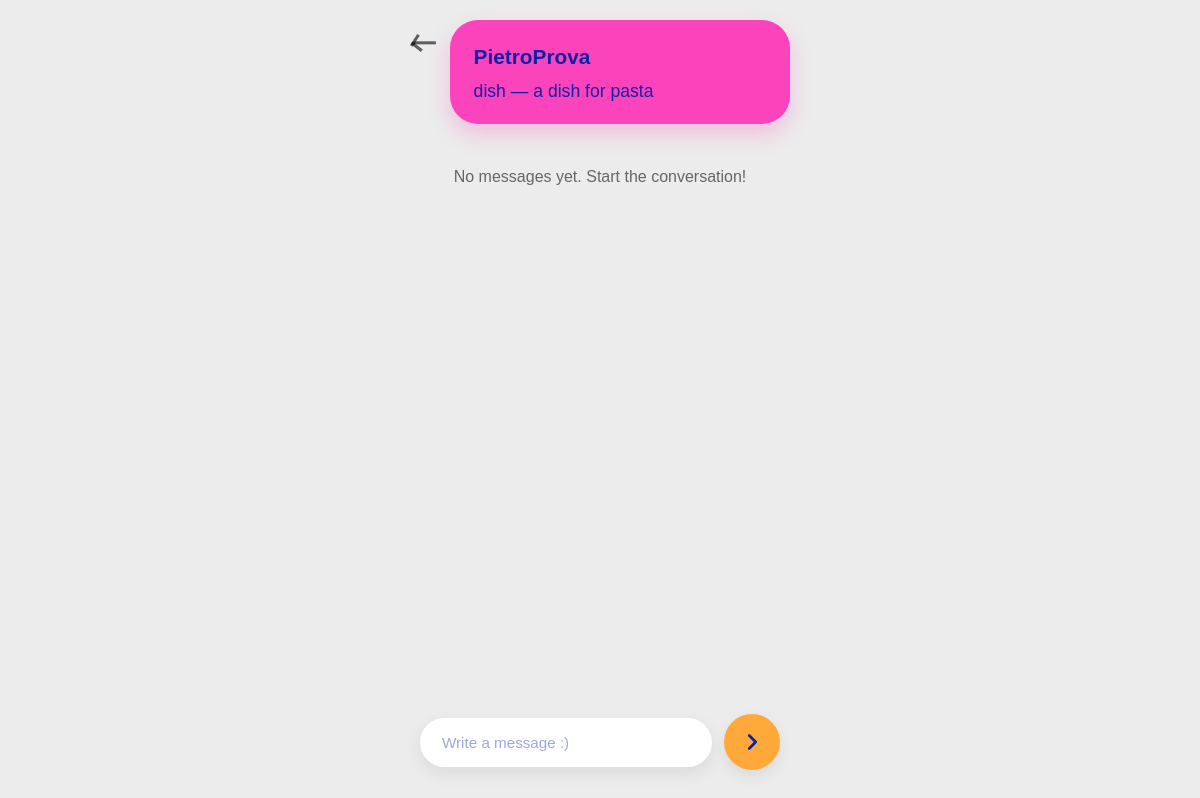
Before: /chat/33 (signed in) with the older database file.
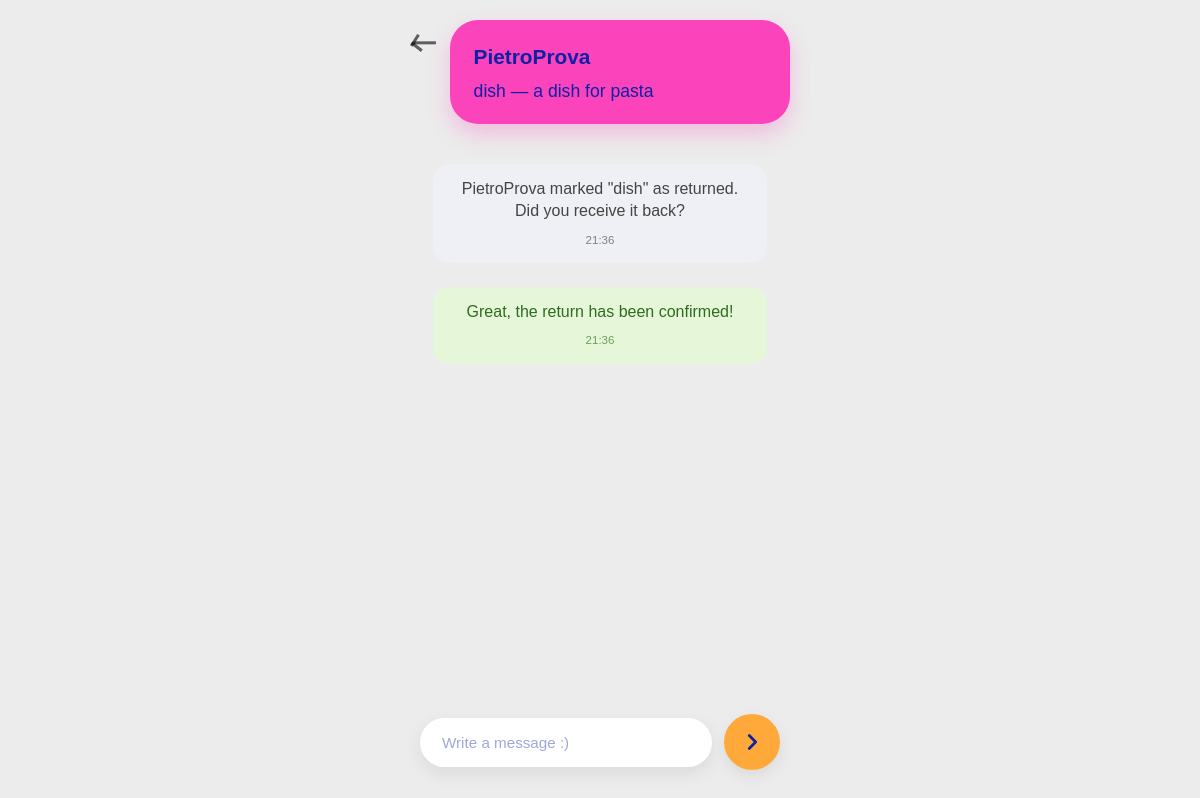
After: the same page with the newer database file.
### tables this page shows
CREATE TABLE users (
                id INTEGER PRIMARY KEY AUTOINCREMENT,
                username TEXT UNIQUE NOT NULL,
                email TEXT UNIQUE,
                password TEXT NOT NULL,
                location TEXT,
                categories TEXT
            , photo TEXT, latitude REAL, longitude REAL, onboarding_seen INTEGER DEFAULT 0);

CREATE TABLE messages (
            id INTEGER PRIMARY KEY AUTOINCREMENT,
            request_id INTEGER NOT NULL,
            sender_id INTEGER NOT NULL,
            content TEXT NOT NULL,
            created_at TIMESTAMP DEFAULT CURRENT_TIMESTAMP, message_type TEXT DEFAULT 'text', resolved INTEGER DEFAULT 0, is_read INTEGER DEFAULT 0,
            FOREIGN KEY (request_id) REFERENCES requests (id),
            FOREIGN KEY (sender_id) REFERENCES "users_old" (id)
        );

### app.py (the view)
@app.route('/chat/<int:request_id>')
def chat(request_id):
    if 'user_id' not in session:
        return redirect(url_for('login'))
    conn = get_db_connection()
    cursor = conn.cursor()
    cursor.execute('''
        SELECT r.*, i.name as item_name, i.photo as item_photo, i.description as item_description,
               i.owner_id, i.status as item_status,
               (SELECT username FROM users WHERE id = i.owner_id) as requester_name,
               (SELECT username FROM users WHERE id = r.borrower_id) as borrower_name
        FROM requests r
        JOIN items i ON r.item_id = i.id
        WHERE r.id = ?
    ''', (request_id,))
    request_data = cursor.fetchone()
    if not request_data or (request_data['owner_id'] != session['user_id'] and
                           request_data['borrower_id'] != session['user_id']):
        conn.close()
        return "Unauthorized", 403
    is_owner = request_data['owner_id'] == session['user_id']
    if is_owner:
        chat_partner = request_data['borrower_name']
    else:
        chat_partner = request_data['requester_name']
    cursor.execute('''
        SELECT m.*, u.username as sender_name
        FROM messages m
        JOIN users u ON m.sender_id = u.id
        WHERE m.request_id = ?
        ORDER BY m.created_at ASC
    ''', (request_id,))
    messages = []
    for row in cursor.fetchall():
        msg = dict(row)
        msg['created_at'] = format_message_time(row['created_at'])
        messages.append(msg)
    conn.close()
    return render_template('chat.html',
                         chat_request=request_data,
                         chat_partner=chat_partner,
                         messages=messages,
                         request_id=request_id,
                         is_owner=is_owner)

### app.py (called while the page is built)
@app.url_defaults
def add_static_file_version(endpoint, values):
    if endpoint != 'static' or 'filename' not in values:
        return
    filepath = os.path.join(app.static_folder, values['filename'])
    if os.path.exists(filepath):
        values['v'] = int(os.path.getmtime(filepath))

def get_db_connection():
    conn = sqlite3.connect(DATABASE)
    conn.row_factory = sqlite3.Row
    conn.create_function('distance_km', 4, haversine_km)
    return conn

@app.context_processor
def inject_current_user_photo():
    if 'user_id' not in session:
        return {'current_user_photo': None}
    conn = get_db_connection()
    cursor = conn.cursor()
    cursor.execute('SELECT photo FROM users WHERE id = ?', (session['user_id'],))
    row = cursor.fetchone()
    conn.close()
    return {'current_user_photo': row['photo'] if row else None}

def format_message_time(value):
    if not value:
        return ''
    try:
        ts = datetime.strptime(value, '%Y-%m-%d %H:%M:%S')
    except (TypeError, ValueError):
        return value
    return ts.strftime('%H:%M')

### templates/chat.html (shortened to what this page needs)
<!DOCTYPE html>
<html lang="en">
<head>
    <link rel="stylesheet" href="{{ url_for('static', filename='style.css') }}">
</head>
<body class="chat-page">
    <div class="container">
        <header class="chat-header">
            <a href="{{ url_for('chat_index') }}" class="chat-back" aria-label="Back"><span class="icon icon-back" aria-hidden="true"></span></a>
            <section class="chat-card-summary">
                <div class="chat-summary-name">{{ chat_partner }}</div>
                <p class="chat-summary-text">{{ chat_request.item_name }}{% if chat_request.item_description %} &mdash; {{ chat_request.item_description }}{% endif %}</p>
            </section>
        </header>
        <main>
            <div class="chat-messages">
                {% if messages %}
                    {% for msg in messages %}
                    {% if msg.message_type and msg.message_type != 'text' %}
                    <div class="message system-message system-{{ msg.message_type }}">
                        <div class="message-body">
                            <p class="message-content">{{ msg.content }}</p>
                            <span class="timestamp">{{ msg.created_at }}</span>
                        </div>
                    </div>
                    {% endif %}
                    {% endfor %}
                {% else %}
                    <p class="no-messages">No messages yet. Start the conversation!</p>
                {% endif %}
            </div>
            {% if chat_request.status == 'accepted' %}
            <form method="POST" action="{{ url_for('send_message', request_id=request_id) }}" class="chat-form">
                <input type="text" name="message" placeholder="Write a message :)" required>
                <button type="submit" class="chat-send-btn" aria-label="Send message">
                    <svg class="chat-send-icon" viewBox="0 0 24 24" aria-hidden="true" xmlns="http://www.w3.org/2000/svg">
                        <polyline points="9 5 16 12 9 19" />
                    </svg>
                </button>
            </form>
            {% elif chat_request.status == 'pending' %}
                {% if not is_owner %}
                <p class="chat-status-note">Waiting for the owner to accept your request&hellip;</p>
                {% endif %}
            {% elif chat_request.status == 'declined' %}
            <p class="chat-status-note">This request was declined.</p>
            {% endif %}
        </main>
    </div>
</body>
</html>

Changed rows visible on the page:
now on this page (row unchanged): users: username "PietroProva"
added messages: content "PietroProva marked \"dish\" as returned. Did you receive it back?", created_at "21:36"
added messages: content "Great, the return has been confirmed!", created_at "21:36"
Other visible differences:
{{ chat_partner }}: "PietroProva" → (not shown)
text no longer shown: "No messages yet. Start the conversation!"
